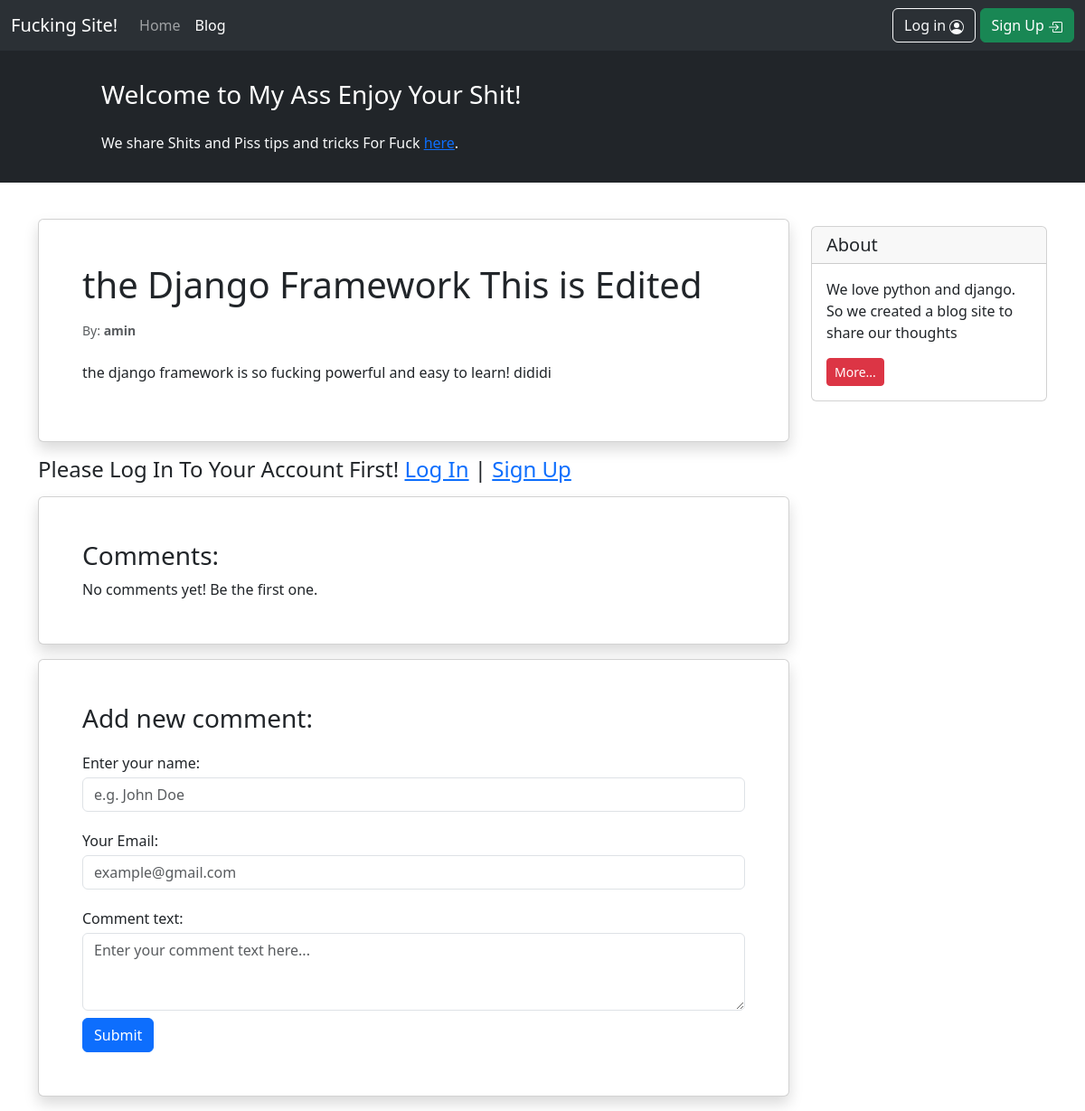
/blog/3/, run on an earlier commit of the app's database.
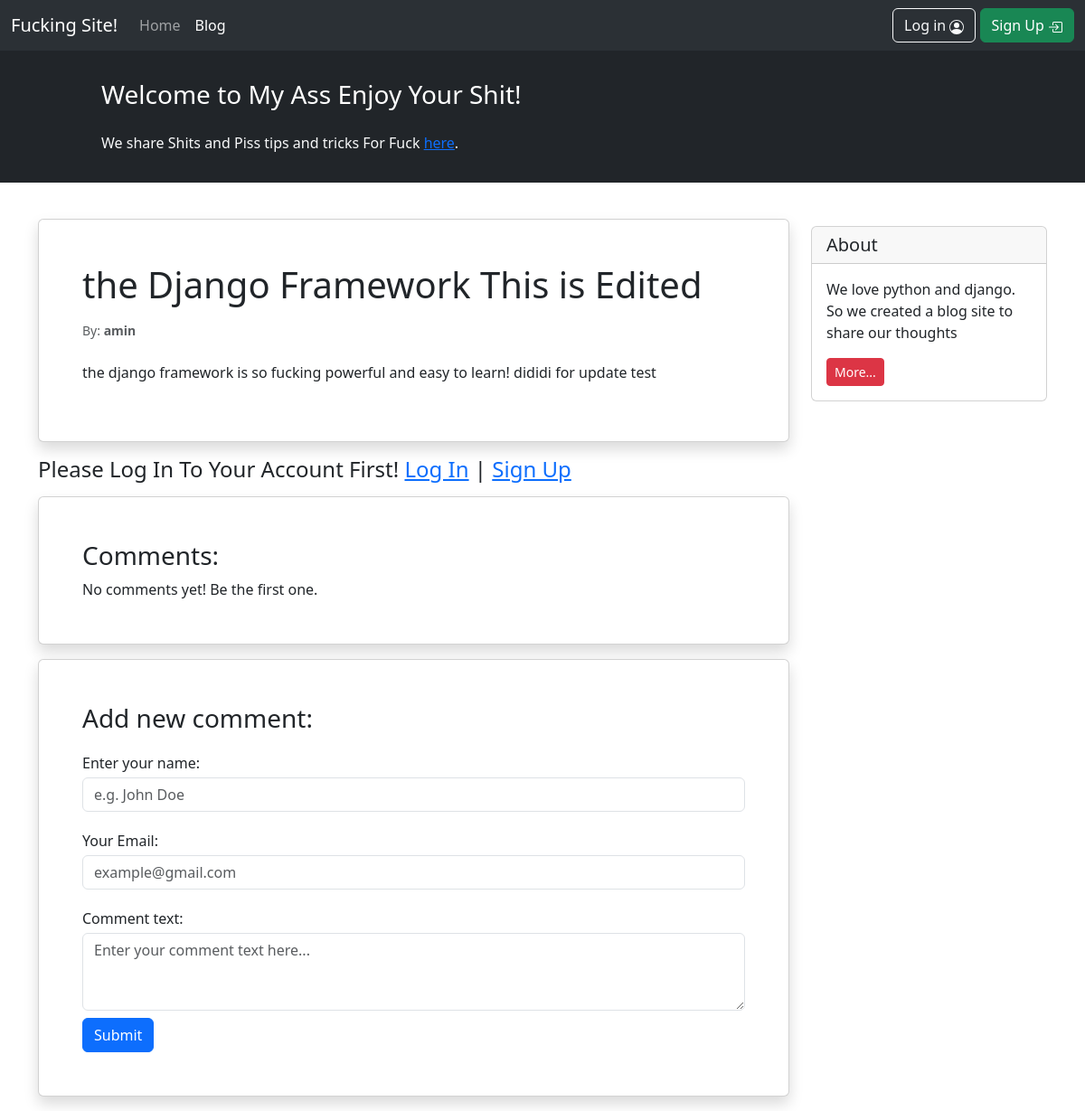
And on a later commit of the database.
### blog/models.py (models this page shows, shortened)
class BlogPost(models.Model):
    STATUS_CHOICES = (
        ('pub', 'Published'),
        ('drf', 'Draft'),
    )
    title = models.CharField(max_length=100)
    text = models.TextField()
    author = models.ForeignKey(User, on_delete=models.CASCADE, related_name='posts')
    datetime_created = models.DateTimeField(auto_now_add=True)
    datetime_modified = models.DateTimeField(auto_now=True)
    status = models.CharField(max_length=3, choices=STATUS_CHOICES)

### blog/views.py (the view)
# urls.py: path('<int:pk>/', views.BlogPostDetailView.as_view(), name='post_detail'),
class BlogPostDetailView(generic.DetailView):
    model = BlogPost
    template_name = 'blog/blog_post_detail.html'
    context_object_name = 'post'

### blog/templates/blog/blog_post_detail.html (shortened to what the changed rows need)
{% extends '_base.html' %}
{% block content %}
    <div class="container mt-4">
        <div class="row">
            <div class="col-9">
                <div class="card shadow my-3 p-5">
                    <h1>{{ post.title }}</h1>
                    <p class="small text-muted mt-2">By: <b>{{ post.author }}</b></p>
                    <p class="mt-2">{{ post.text }}</p>
                </div>
            </div>
        </div>
    </div>
{% endblock content %}

What changed in the data, as far as the page shows it:
changed BlogPost "the Django Framework This is Edited": text "the django framework is so fucking powerful and easy to learn! dididi" → "the django framework is so fucking powerful and easy to learn! dididi for update test"
